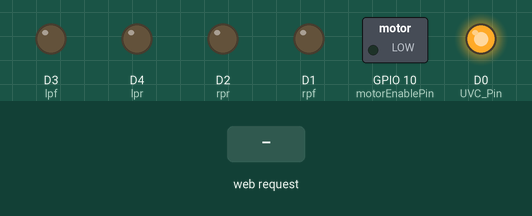
The sketch below on a simulated ESP8266 (NodeMCU). On the bench: switched loads named in the sketch (green lamp = pin HIGH), output pins drawn as LEDs (lit = HIGH). The inputs (shaded band) are chosen by the test bench. WiFi joins after 1.5 s; servers stay silent unless stated; what the sketch prints to the serial monitor is not drawn.

Above: at 2.8 s.
2.9 s: HTTP request GET /left received
At 4.1 s:
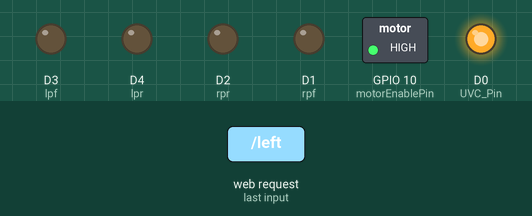
8.4 s: HTTP request GET /stop received
At 9.5 s:
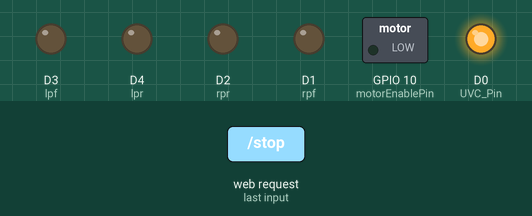
9.9 s: HTTP request GET /right received
At 10.6 s:
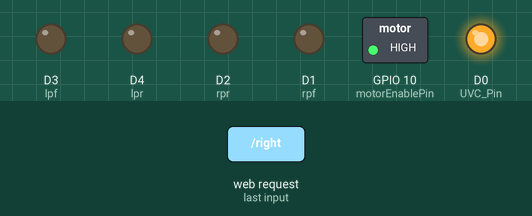
Timing chart, 0 to 12.9 s (numbered marks = the images above; inputs shaded):
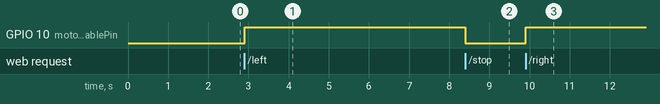

Measured:
- after the input at 2.9 s, GPIO 10 (motorEnablePin): LOW → HIGH at once
- after the input at 8.4 s, GPIO 10 (motorEnablePin): HIGH → LOW at once
- after the input at 9.9 s, GPIO 10 (motorEnablePin): LOW → HIGH at once

The sketch:

NodeMCU.ino
```cpp
#include<ESP8266WiFi.h>
#include <ESP8266WebServer.h>
#include<SoftwareSerial.h>
SoftwareSerial Arduino_Serial(D5,D6); //RX,TX

String currentTxRxVal="Null";

//UVC Pin
#define UVC_Pin 16 //D0
//Motor Pin
#define motorEnablePin 10 // SDD3
#define rpf 5 // D1 (Right_motor_PWm_forward)
#define rpr 4 // D2 (Right_motor_PWm_Reverse)
#define lpf 0 // D3 (Left_motor_PWm_forward)
#define lpr 2 // D4 (Left_motor_PWm_reverse)
bool uvc_status = false;
boolean canGoForward = false, canGoBackward = false;

#include "carControl.h"
#include "utilFunc.h"

//const char* ssid="ProjectVPurge";
//const char* password="12345678";

const char* ssid="Themistocles";
const char* password="01824433198%619";

WiFiClient client;
ESP8266WebServer server(80);

#include "html.h"
#include "requestHandle.h"

void setup() {
  stopALL();
  Serial.begin(9600);
  Arduino_Serial.begin(9600);
  delay(10);

  Serial.print("Connecting to ");
  Serial.println(ssid);

  WiFi.begin(ssid,password);

  while(WiFi.status()!=WL_CONNECTED)
  {
    Serial.print(".");
    delay(200);
  }
  Serial.println();
  Serial.println("Connected");

  server.begin();
  Serial.println("Server Connected!");
  Serial.print("Use this IP to connect:");
  Serial.print(WiFi.localIP());

  server.on("/", [](){
    server.send(200, "text/html", htmlData);
  });
  server.on("/forward",Forward_handle);
  server.on("/backward",Backward_handle);
  server.on("/left",Left_handle);
  server.on("/right",Right_handle);
  server.on("/stop",Stop_handle);
  server.on("/goforward",GoForward_handle);

  server.begin();
  Serial.println("Web server started!");

  pinMode(UVC_Pin,OUTPUT);
  pinMode(motorEnablePin,OUTPUT);
  pinMode(rpf,OUTPUT);
  pinMode(rpr,OUTPUT);
  pinMode(lpf,OUTPUT);
  pinMode(lpr,OUTPUT);
}

void loop() {
  server.handleClient();
  if(WiFi.status()==WL_CONNECTED){
    readTxRxData();
    if(currentDirection=='w' && !canGoForward){
      breaks(); //break car
    } else if (currentDirection=='s' && !canGoBackward){
      breaks(); //break car
    }
    if(uvc_status){
      digitalWrite(UVC_Pin,LOW);
    } else {
      digitalWrite(UVC_Pin,HIGH);
    }
  } else {
    stopALL();
  }
}
```

carControl.h
```cpp
int motorPWM = 0;
char currentDirection = 'e';

void forward()
{
  digitalWrite(motorEnablePin,HIGH);
  digitalWrite(motorEnablePin,HIGH);
  analogWrite(rpf,motorPWM);
  analogWrite(rpr,0);

  digitalWrite(motorEnablePin,HIGH);
  digitalWrite(motorEnablePin,HIGH);
  analogWrite(lpf,motorPWM);
  analogWrite(lpr,0);
}

void backward()
{
  digitalWrite(motorEnablePin,HIGH);
  digitalWrite(motorEnablePin,HIGH);
  analogWrite(rpf,0);
  analogWrite(rpr,motorPWM);

  digitalWrite(motorEnablePin,HIGH);
  digitalWrite(motorEnablePin,HIGH);
  analogWrite(lpf,0);
  analogWrite(lpr,motorPWM);
}

void breaks()
{
  digitalWrite(motorEnablePin,LOW);
  digitalWrite(motorEnablePin,LOW);

  digitalWrite(motorEnablePin,LOW);
  digitalWrite(motorEnablePin,LOW);
}
void tright()
{
  digitalWrite(motorEnablePin,HIGH);
  digitalWrite(motorEnablePin,HIGH);
  analogWrite(rpf,0);
  analogWrite(rpr,motorPWM);

  digitalWrite(motorEnablePin,HIGH);
  digitalWrite(motorEnablePin,HIGH);
  analogWrite(lpf,motorPWM);
  analogWrite(lpr,0);
}

void tleft()
{
  digitalWrite(motorEnablePin,HIGH);
  digitalWrite(motorEnablePin,HIGH);
  analogWrite(rpf,motorPWM);
  analogWrite(rpr,0);

  digitalWrite(motorEnablePin,HIGH);
  digitalWrite(motorEnablePin,HIGH);
  analogWrite(lpf,0);
  analogWrite(lpr,motorPWM);
}

int parsePWM(String x){
  int i=0;
  int val=0;
  while(x[i]!='\0'){
    val*=10;
    int temp = x[i]-48;
    val+=temp;
    i++;
  }
  return val;
}

void driveCar(char Direction,String PWM){
  motorPWM = parsePWM(PWM);
  currentDirection = Direction;
  if(Direction=='w'){
    forward();
  } else if (Direction=='s'){
    backward();
  } else if (Direction=='a'){
    tleft();
  } else if (Direction=='d'){
    tright();
  } else if (Direction=='e'){
    breaks();
  }
}
```

html.h
```cpp
String htmlData="<!DOCTYPE html>"
"<html lang='en'>"
"<head>"
"  <meta charset='UTF-8'>"
"  <meta name='viewport' content='width=device-width, initial-scale=1.0'>"
" <title>UVC Car Control</title>"
"  <style>"
"    .section{"
"      border: 1px solid #111;"
"      padding: 20px;"
"      margin: 20px;"
"    }"
"    .switch {"
"      position: relative;"
"      display: inline-block;"
"     width: 60px;"
"      height: 34px;"
"    }"
"    .switch input {"
"      opacity: 0;"
"      width: 0;"
"      height: 0;"
"    }"
"   .slider {"
"      position: absolute;"
"      cursor: pointer;"
"      top: 0;"
"      left: 0;"
"      right: 0;"
"      bottom: 0;"
"      background-color: #ccc;"
"      -webkit-transition: .4s;"
"      transition: .4s;"
"    }"
"    .slider:before {"
"      position: absolute;"
"      content: '';"
"      height: 26px;"
"      width: 26px;"
"      left: 4px;"
"      bottom: 4px;"
"      background-color: white;"
"      -webkit-transition: .4s;"
"      transition: .4s;"
"    }"
"    input:checked+.slider {"
"      background-color: #2196F3;"
"    }"
"    input:focus+.slider {"
"      box-shadow: 0 0 1px #2196F3;"
"    }"
"    input:checked+.slider:before {"
"      -webkit-transform: translateX(26px);"
"      -ms-transform: translateX(26px);"
"      transform: translateX(26px);"
"    }"
"    .slider.round {"
"      border-radius: 34px;"
"    }"
"    .slider.round:before {"
"      border-radius: 50%;"
"    }"
"    #pwmValue {"
"      max-width: 40px;"
"    }"

"    .iframe-container{"
"      width: 100%;"
"      margin-top: 20px;"
"      border-bottom: 1px solid #111;"
"      text-align: center;"
"    }"
"   .iframe-class {"
"      height: 400px;"
"      width: 100%;"
"      border: none;"
"   }"
"    button {"
"      margin: 2px auto;"
"      text-align: center;"
"      background-color: #111;"
"      color: white;"
"      padding: 10px;"
"      border: 1px solid #111;"
"      transition: .3s all;"
"    }"
"    button:hover {"
"      color: #111;"
"      background-color: white;"
"    }"
"  </style>"
"</head>"


"<body>"

"  <div style='text-align: center;'>"
"    <div class='section'>"
"      <div class='iframe-container'>"
"       <h3>Pi Camera</h3>"
"       <iframe class='iframe-class' src='http://192.168.0.100:8000/index.html'></iframe>"
"       <button onClick='ReloadIframe(0)'>Refresh</button>"
"      </div>"
"    </div>"
"    <div class='section'>"
"     <h3>Control Car</h3>"
"     <input onkeydown='car_input_change(event)' id='car_input' type='text'>"
"     <input onchange='car_pwm_input_change()' id='pwmValue' placeholder='PWM' value='100' type='text'>"
"     <p id='car_input_direction'></p>"
"    </div>"
"    <div class='section'>"
"      <h3>UV Switch</h3>"
"      <label class='switch' style='margin-left: 10px;'>"
"        <input onclick='uv_switch()' id='uv_switch_id' type='checkbox'>"
"        <span class='slider round'></span>"
"      </label>"
"    </div>"
"  </div>"

"  <script>"
"    function ReloadIframe(val) {"
"      document.getElementsByClassName('iframe-class')[val].src = document.getElementsByClassName('iframe-class')[val].src;"
"    }"

"    var carInputEvent = document.getElementById('car_input');"
"    var UVSwitchFlag = 0;"
"    var pwmVal = 100;"
"    var currentDirection = 'stop';"
"    var canSendFlag = true;"

"    function car_input_change(event) {"
"      var x = event.which || event.keyCode;"
"      if(window.innerWidth<600) {"
"        x=carInputEvent.value.charCodeAt(0);"
"      }"
"      if (x === 119 || x === 87) {"
"        document.getElementById('car_input_direction').innerHTML = 'Forward';"
"        sendData('forward');"
"      } else if (x === 115 || x === 83) {"
"        document.getElementById('car_input_direction').innerHTML = 'Backward';"
"        sendData('backward');"
"      } else if (x === 97 || x === 65) {"
"        document.getElementById('car_input_direction').innerHTML = 'Left';"
"        sendData('left');"
"      } else if (x === 100 || x === 68) {"
"        document.getElementById('car_input_direction').innerHTML = 'Right';"
"        sendData('right');"
"      } else if (x === 113 || x === 81) {"
"        document.getElementById('car_input_direction').innerHTML = 'Go Forward';"
"        sendData('goforward');"
"      } else if (x === 101 || x === 69) {"
"        document.getElementById('car_input_direction').innerHTML = 'Stop!';"
"        sendData('stop');"
"      } else if(isNaN(x) && window.innerWidth<600){"
"        document.getElementById('car_input_direction').innerHTML = 'Press Enter!';"
"      } else {"
"        document.getElementById('car_input_direction').innerHTML = 'Invalid!';"
"      }"
"      carInputEvent.value = '';"
"    }"

"    function car_pwm_input_change(){"
"      pwmVal=document.getElementById('pwmValue').value;"
"      if(pwmVal>250)"
"        pwmVal = 250;"
"      if(pwmVal<0 || pwmVal=='' || isNaN(pwmVal))"
"        pwmVal = 0;"
"      sendData(currentDirection);"
"    }"

"    function sendData(direction) {"
"      if(canSendFlag) {"
"      canSendFlag=false;"
"      var url = '/'+direction+'?pwm='+pwmVal+'&uvl='+UVSwitchFlag;"
"      currentDirection = direction;"
"      /*console.log(url);*/"
"      fetch(url)"
"        .then(res => {"
"          /*console.log(res);*/"
"          console.log('Sent!');"
"        }).catch(err => {"
"          /*console.log(err);*/"
"        })"
"     }"
"    }"

"    function uv_switch() {"
"     if (document.getElementById('uv_switch_id').checked)"
"        UVSwitchFlag = 1;"
"      else UVSwitchFlag = 0;"
"      sendData(currentDirection);"
"    }"

"    setInterval(() => {"
"      canSendFlag=true;"
"    }, 500);"

"  </script>"
"</body>"
"</html>";
```

requestHandle.h
```cpp
void printData(){
  Serial.print("Arg1: ");
  Serial.print(server.argName(0)); // pwm
  Serial.print(" = ");
  Serial.println(server.arg(0));
  Serial.print("Arg2: ");
  Serial.print(server.argName(1)); // uvl
  Serial.print(" = ");
  Serial.println(server.arg(1));
}

void commonHandler(char Direction){
  printData();
  uvcControl(server.arg(1));
  if(Direction!='w' && Direction!='s')
    driveCar(Direction,server.arg(0));
  else if(Direction=='w' && canGoForward || Direction=='s' && canGoBackward)
    driveCar(Direction,server.arg(0));
}

void printHeaders(){
  //Serial.println(server.header());
  //Serial.println(server.headerName());
  //Serial.println(server.hostHeader());
  //Serial.println(server.headers());
}

void Forward_handle(){
   //server.send(200, "text/html", currentTxRxVal);
   printHeaders();
   server.send(200, "text/html", "<html><head></head><body>Test</body></html>");
   Serial.println("Sent!");
   commonHandler('w');
}

void Backward_handle(){
  server.send(200, "text/html", currentTxRxVal);
  commonHandler('s');
}

void Stop_handle(){
  //server.send(200, "text/html", currentTxRxVal);
  printHeaders();
  server.send(200, "text/html","HTTP/1.0 200 OK\r\nServer: NodeMCU on ESP8266\r\nContent-Type: text/html\r\n\r\n<h1> Hello, NodeMCU.</h1>");
  Serial.println("Sent!");
  commonHandler('e');
}

void Left_handle(){
  server.send(200, "text/html", currentTxRxVal);
  commonHandler('a');
}

void Right_handle(){
  server.send(200, "text/html", currentTxRxVal);
  commonHandler('d');
}

void GoForward_handle(){
  server.send(200, "text/html", currentTxRxVal);
  commonHandler('w');
}
```

utilFunc.h
```cpp
void uvcControl(String data){
  Serial.println(data);
  if(data=="1"){
    uvc_status = true;
  } else {
    uvc_status = false;
  }
}

void stopALL(){
  digitalWrite(UVC_Pin,HIGH); //Off UVC
  breaks(); //Break Car
}

void handleCornerCaseTxRx(String x){
  int len = x.length();
  //Forward Handle
  int i=len-1;
  while(i>=0){
    if(x[i]=='f'){
      canGoForward = true;
      break;
    } else if(x[i]=='s'){
      canGoForward = false;
      break;
    }
    i--;
  }
  //Backward Handle
  i=len-1;
  while(i>=0){
    if(x[i]=='b'){
      canGoBackward = true;
      break;
    } else if(x[i]=='p'){
      canGoBackward = false;
      break;
    }
    i--;
  }

}

void readTxRxData(){
  if(Arduino_Serial.available()>0){
    String x;
    x =Arduino_Serial.readString();
    currentTxRxVal = x;
    Serial.print("String: ");
    Serial.println(x);
    if(x=="p"){
      canGoBackward = false;
    } else if (x=="s") {
      canGoForward = false;
    } else if(x=="ps" || x=="sp") {
      canGoBackward = false;
      canGoForward = false;
    } else if (x=="f") {
      canGoForward = true;
    } else if(x=="b") {
      canGoBackward = true;
    } else if(x=="bf" || x=="fb") {
      canGoBackward = true;
      canGoForward = true;
    } else {
      if(x.length()>2)
        handleCornerCaseTxRx(x);
    }
  }
}
```
